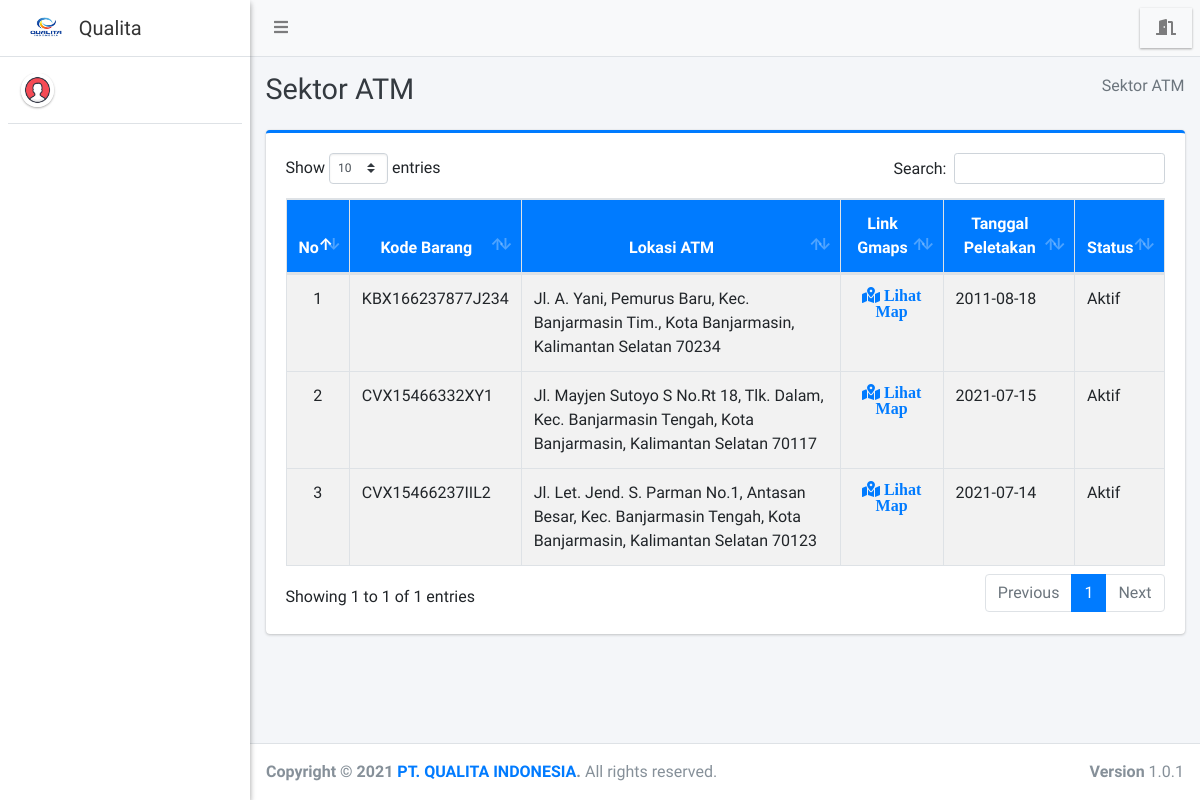
Screenshot of /teknisi/lokasiatm/index.php with the database file from the repository.
### tables this page shows
CREATE TABLE `sektor_atm` (
  `id_sektoratm` int(11) NOT NULL,
  `kode_barang` varchar(35) NOT NULL,
  `bank` varchar(150) NOT NULL,
  `kecamatan` varchar(40) NOT NULL,
  `lokasi_atm` varchar(255) NOT NULL,
  `link_gmap` text NOT NULL,
  `tgl_peletakan` varchar(25) NOT NULL,
  `status` varchar(75) NOT NULL
);

CREATE TABLE `barang` (
  `kode_barang` varchar(35) NOT NULL,
  `nama_barang` varchar(100) NOT NULL,
  `tahun_produksi` varchar(25) NOT NULL,
  `lokasi_produksi` varchar(100) NOT NULL
);

### teknisi/lokasiatm/index.php (the view, shortened to what this page needs)
<?php
require '../../config/koneksi.php';
?>
<!DOCTYPE html>
<html>
<?php
include '../../templates/head.php';
?>
<body class="hold-transition sidebar-mini layout-fixed">
    <div class="wrapper">
        <?php
        include '../../templates/navbar.php';
        ?>
        <?php
        include '../../templates/sidebar.php';
        ?>
        <div class="content-wrapper">
            <div class="content-header">
                <div class="container-fluid">
                    <div class="row mb-2">
                        <div class="col-sm-6">
                            <h1 class="m-0 text-dark">Sektor ATM</h1>
                        </div>
                        <div class="col-sm-6">
                            <ol class="breadcrumb float-sm-right">
                                <li class="breadcrumb-item active">Sektor ATM</li>
                            </ol>
                        </div>
                    </div>
                </div>
            </div>
            <section class="content">
                <div class="container-fluid">
                    <div class="row">
                        <div class="col-12">
                            <div class="card card-primary card-outline">
                                <div class="card-body">
                                    <div class="table-responsive">
                                        <table id="example1" class="table table-bordered table-striped">
                                            <thead class="bg-blue">
                                                <tr align="center">
                                                    <th>No</th>
                                                    <th>Kode Barang</th>
                                                    <th>Lokasi ATM</th>
                                                    <th>Link Gmaps</th>
                                                    <th>Tanggal Peletakan</th>
                                                    <th>Status</th>
                                                </tr>
                                            </thead>
                                            <?php
                                            $no = 1;
                                            $data = $koneksi->query("SELECT * FROM sektor_atm AS sa
                                            LEFT JOIN barang AS b ON sa.kode_barang = b.kode_barang
                                            ORDER BY sa.id_sektoratm DESC");
                                            while ($row = $data->fetch_array()) {
                                            ?>
                                                <tbody style="background-color: white">
                                                    <tr>
                                                        <td align="center"><?= $no++ ?></td>
                                                        <td><?= $row['kode_barang'] ?></td>
                                                        <td><?= $row['lokasi_atm'] ?></td>
                                                        <td align="center"><a href="<?= $row['link_gmap'] ?>" target="blank" class="fa fa-map-marked-alt"> Lihat Map</a></td>
                                                        <td><?= $row['tgl_peletakan'] ?></td>
                                                        <td><?= $row['status'] ?></td>
                                                    </tr>
                                                </tbody>
                                            <?php } ?>
                                        </table>
                                    </div>
                                </div>
                            </div>
                        </div>
                    </div>
                </div>
            </section>
        </div>
        <?php include_once "../../templates/footer.php"; ?>
    </div>
</body>
</html>

### rows the page displays
sektor_atm: kode_barang.kode_barang "KBX166237877J234", lokasi_atm "Jl. A. Yani, Pemurus Baru, Kec. Banjarmasin Tim., Kota Banjarmasin, Kalimantan Selatan 70234", tgl_peletakan "2011-08-18", status "Aktif"
sektor_atm: kode_barang.kode_barang "CVX15466332XY1", lokasi_atm "Jl. Mayjen Sutoyo S No.Rt 18, Tlk. Dalam, Kec. Banjarmasin Tengah, Kota Banjarmasin, Kalimantan Selatan 70117", tgl_peletakan "2021-07-15", status "Aktif"
sektor_atm: kode_barang.kode_barang "CVX15466237IIL2", lokasi_atm "Jl. Let. Jend. S. Parman No.1, Antasan Besar, Kec. Banjarmasin Tengah, Kota Banjarmasin, Kalimantan Selatan 70123", tgl_peletakan "2021-07-14", status "Aktif"
